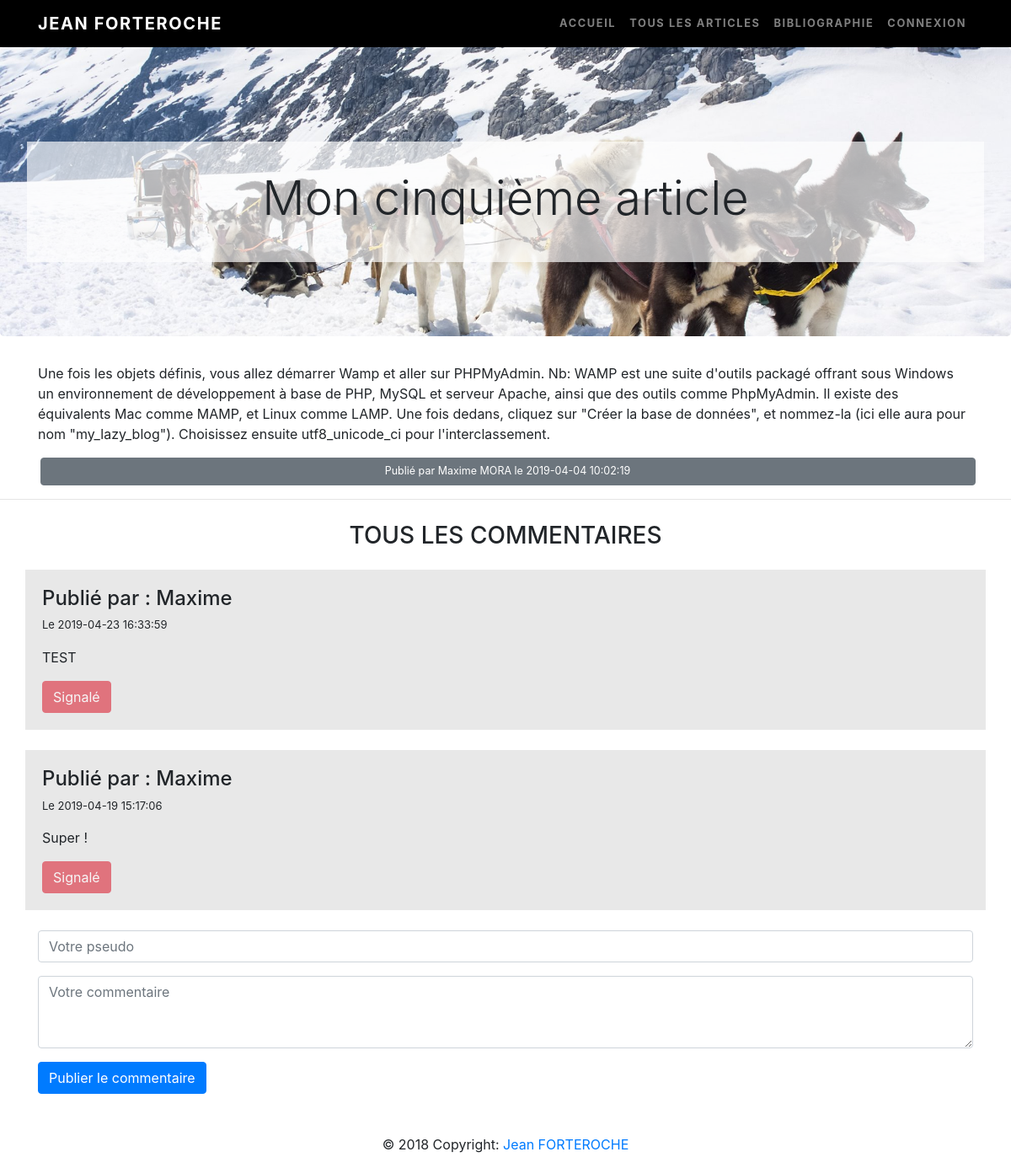
Screenshot of /article-5 with the database file from the repository.
### tables this page shows
CREATE TABLE IF NOT EXISTS `posts` (
  `id` int(11) NOT NULL AUTO_INCREMENT,
  `title` varchar(250) NOT NULL,
  `content` mediumtext NOT NULL,
  `date` datetime NOT NULL DEFAULT CURRENT_TIMESTAMP,
  `author` varchar(250) NOT NULL DEFAULT 'Jean FORTEROCHE',
  `visible` enum('0','1') NOT NULL DEFAULT '1',
  PRIMARY KEY (`id`)
);

CREATE TABLE IF NOT EXISTS `comments` (
  `id` int(11) NOT NULL AUTO_INCREMENT,
  `id_article` int(11) NOT NULL,
  `content` text NOT NULL,
  `author` varchar(250) NOT NULL,
  `visible` enum('0','1') NOT NULL DEFAULT '1',
  `signals` enum('0','1') NOT NULL DEFAULT '0',
  `date` datetime NOT NULL DEFAULT CURRENT_TIMESTAMP,
  PRIMARY KEY (`id`)
);

### models/postManager.php (called while the page is built, shortened)
<?php
class Post extends dataBase
{
    public function getOne($idArticle){
         $db=$this->connectTo();
         $retour = $db->prepare('SELECT id, title, content, date, author, visible FROM posts WHERE id='.$idArticle.'');
         $retour->execute();
         $view = new OneView;
         $view->viewOne($retour);
         return $idArticle;
    }
}
?>

### controllers/onePost.php (called while the page is built, shortened)
<?php
include_once('./templates/startRequire.php');
include_once('./templates/navBar.php');
require_once('./views/onePost.php');
require_once('./models/postManager.php');
$post = new Post;
$post->getOne($idArticle);
require_once('./views/commentView.php');
$comment = new Comment;
$comment->getAllComment($idArticle);
require_once('./views/commentForm.php');
include_once('./templates/footer.php');
include_once('./templates/endRequire.php');

### models/commentsManager.php (called while the page is built, shortened)
<?php
class Comment extends dataBase
{
    public function getAllComment($idArticle){
         $db=$this->connectTo();
         $retour = $db->prepare('SELECT content, date, author, id, visible, signals FROM comments WHERE id_article='.$idArticle.' ORDER BY date DESC');
         $retour->execute();
         $view = new CommentView;
         $view->viewAllComments($retour);
    }
}

### views/commentView.php (the view, shortened to what this page needs)
<?php
require_once('./models/commentsManager.php');
class CommentView extends Comment
{
    function viewAllComments($retour){
        echo '<div id="comments" style="margin-top:-80px;">';
        echo '<h3 style="padding-top:90px;padding-bottom:15px;text-transform:uppercase; text-align:center;">Tous les commentaires</h3>';
        while ($data = $retour->fetch())
        {
?>
<div class="container" style="background-color:#e8e8e8; padding:20px;">
    <h4> Publié par :
        <?=  $data['author']; ?>
    </h4>
    <p style="font-size:13px;"> Le
        <?= $data['date']; ?>
    </p>
    <p>
        <?php if($data['visible']==1) {echo($data['content']);} if($data['visible']==0) {echo('** Commentaire masqué **');}?>
    </p>
    <div class="justify-content-between">
        <?php
                if($_SESSION['admin']==0){
                    if($data['signals']==1){
                    echo('<a href="#"><button type="button" class="btn btn-danger" disabled>Signalé</button></a>'); }
                }
?>
    </div>
</div>
<br />
<?php
         echo '</div>';
 }
    }
}
?>

### views/onePost.php (shortened to what this page needs)
<?php
require_once('./models/postManager.php');
 class OneView extends Post
{
     function viewOne($retour){
         while ($data = $retour->fetch())
     {
         ?>
<div class="jumbotroh">
    <br />
    <br />
    <div style="padding:10px; background-color:rgba(255, 255, 255, 0.67);">
        <br />
        <h1 class="display-4" style="text-align:center;">
            <?=  $data['title']; ?>
        </h1>
        <br />
    </div>
    <br />
</div>
<div class='container'>
    <p>
        <?= $data['content']; ?>
    </p>
    <button type="button" class="btn btn-secondary btn-block" style="margin:2.5px;font-size:12.5px;">Publié par
        <?= $data['author'] ?> le
        <?= $data['date'] ?></button>
</div>
<hr>
<?php
     }
     }
 }
?>

### rows the page displays
posts: title "Mon cinquième article", content "Une fois les objets définis, vous allez démarrer Wamp et aller sur PHPMyAdmin. Nb: WAMP est une suite d'outils packagé offrant sous Windows un environnement de développement à base de PHP, MySQL et serveur Apache, ainsi que des outils comme PhpMyAdmin. Il existe des équivalents Mac comme MAMP, et Linux comme LAMP. Une fois dedans, cliquez sur \"Créer la base de données\", et nommez-la (ici elle aura pour nom \"my_lazy_blog\"). Choisissez ensuite utf8_unicode_ci pour l'interclassement.", author "Maxime MORA", date "2019-04-04 10:02:19"
comments: author "Maxime", date "2019-04-23 16:33:59", content "TEST", signals "Signalé"
comments: author "Maxime", date "2019-04-19 15:17:06", content "Super !", signals "Signalé"
